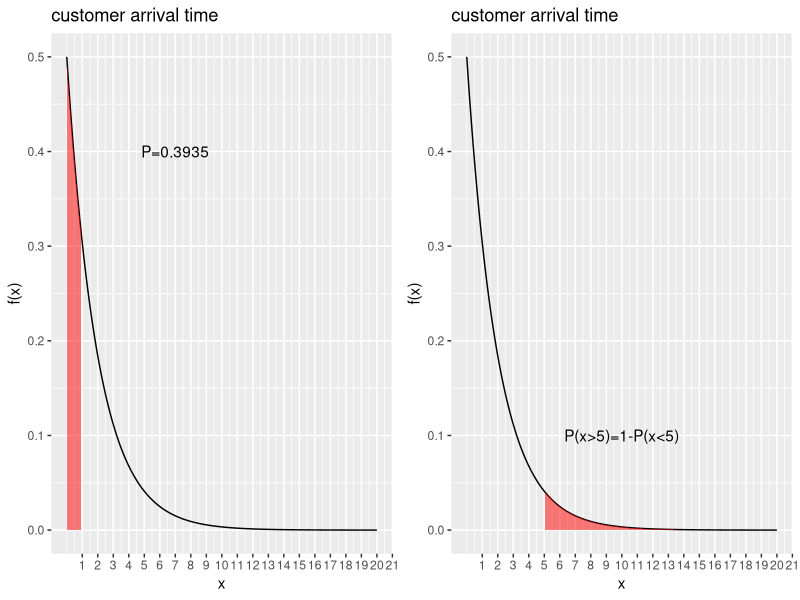

Write the R code that produced this figure.
#page no: 253-254
library(ggplot2)
require(gridExtra)
e=2.718
avg=30
hour=60
a=hour/avg
print(paste("a. time elapse between two customer=",a,"minutes"))
b=a*3
print(paste("b. average for three customer=",b,"minutes"))
mu=2
m=1/mu
x<-seq(0,20,length.out=200)
px=dexp(x,rate=m)
df<-data.frame(x=x,y=px)
x1=1
p_1=(1-(e^(-m*x1)))
print(paste("c. P(x<1) =",round(p_1,4)))
p1<-qplot(x,y,data=df,geom="line")+
  geom_ribbon(data=subset(df,x<1),aes(ymax=y),ymin=0,
              fill="red",colour=NA,alpha=0.5)+
  scale_x_continuous("x",labels=as.character(seq(0:20)),breaks=seq(0:20))+
  annotate(geom="text",x=7,y=0.4,label=paste("P=0.3935"))+
  labs(title="customer arrival time", y="f(x)")
x2=5
p_5=(1-(e^(-m*x2)))
p_gt_5=1-p_5
print(paste("d. P(x>5)=",round(p_gt_5,4)))
p2<-qplot(x,y,data=df,geom="line")+
  geom_ribbon(data=subset(df,x>=5),aes(ymax=y),ymin=0,
              fill="red",colour=NA,alpha=0.5)+
  scale_x_continuous("x",labels=as.character(seq(0:20)),breaks=seq(0:20))+
  annotate(geom="text",x=10,y=0.1,label=paste("P(x>5)=1-P(x<5)"))+
  labs(title="customer arrival time", y="f(x)")
grid.arrange(p1,p2,ncol=2)
